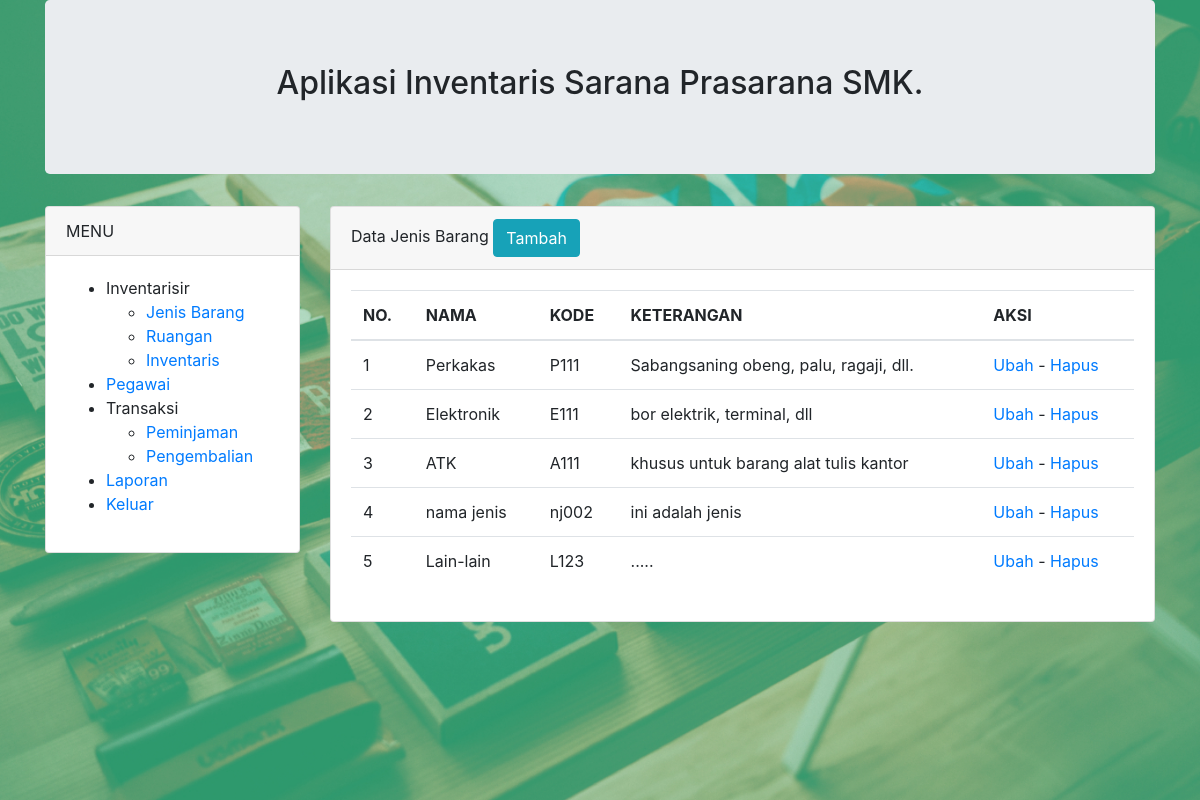
Page /index.php?menu=jenis-barang (signed in) on the committed database.
### tables this page shows
CREATE TABLE `jenis` (
  `id_jenis` int(11) UNSIGNED NOT NULL,
  `nama_jenis` varchar(30) DEFAULT NULL,
  `kode_jenis` varchar(20) DEFAULT NULL,
  `keterangan` text
);

### konten/jenis-barang.php (the view)
<div class="col">
  <div class="card">
    <div class="card-header">
      Data Jenis Barang
      <a href="?menu=tambah-jenis-barang" class="btn btn-info">Tambah</a>
    </div>
    <div class="card-body">
      <table class="table tabl-bordered">
        <thead>
          <tr>
            <th>NO.</th>
            <th>NAMA</th>
            <th>KODE</th>
            <th>KETERANGAN</th>
            <th>AKSI</th>
          </tr>
        </thead>
        <tbody>
        <?php
        $query = mysqli_query($konek, "select * from jenis");
        $no = 0;
        while($row=mysqli_fetch_array($query)) {
          $no++;
        ?>
          <tr>
            <td><?php print $no?></td>
            <td><?php print $row[1]?></td>
            <td><?php print $row[2]?></td>
            <td><?php print $row[3]?></td>
            <td>
              <a href="#">Ubah</a> -
              <a href="#">Hapus</a>
            </td>
          </tr>
        <?php } ?>
        </tbody>
      </table>
    </div>
  </div>
</div>

### assets/css/style.css (style rules this page uses)
html { width: 100%; height: 100%; }
body { width: 100%; height: 100%; }

### rows in the picture
jenis: nama_jenis "Perkakas", kode_jenis "P111", keterangan "Sabangsaning obeng, palu, ragaji, dll."
jenis: nama_jenis "Elektronik", kode_jenis "E111", keterangan "bor elektrik, terminal, dll"
jenis: nama_jenis "ATK", kode_jenis "A111", keterangan "khusus untuk barang alat tulis kantor"
jenis: nama_jenis "nama jenis", kode_jenis "nj002", keterangan "ini adalah jenis"
jenis: nama_jenis "Lain-lain", kode_jenis "L123", keterangan "....."
